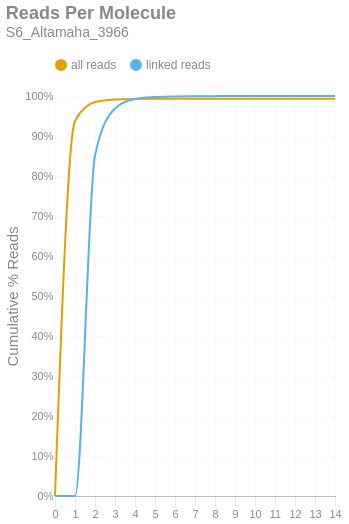

Notebook cell for this chart:
### Markdown cell above
### Reads per Molecule
This chart shows the cumulative distribution of the number of reads per linked molecule. That is, how many alignments are associated with a unique molecule. This excludes the number of reads associated with invalid or absent linked-read barcodes. The `linked` histogram is the percentages recalculated when disregarding singletons.

### Code cell
if SKIPLR:
    print_html(f"Skipped")
else:
    counts = np.bincount(valids['reads'].cast(pl.Int64).to_numpy())
    weighted = counts * np.arange(len(counts))
    all_perc = weighted / n_reads
    linked_perc = weighted / n_linked_reads
    linked_perc[1] = 0
    binned_df = pl.DataFrame({
        'readsper': list(range(len(counts))),
        'all reads (cumsum)': np.cumsum(all_perc).tolist(),
        'linked reads (cumsum)': np.cumsum(linked_perc).tolist(),
    })

    with SafeRender(binned_df):
        (
            density_plot(binned_df, 'Reads Per Molecule', samplename, 'readspmol')
            .encode(
                x=alt.X('readsper:O', title=None).axis(labelAngle=0).scale(padding=0),
                y=alt.Y('value:Q', title='Cumulative % Reads').axis(format='%').stack(False),
                color=alt.Color("key:N").scale(domain=["all reads", "linked reads"]),
                tooltip=[
                    alt.Tooltip("key:N", title="Data Type"),
                    alt.Tooltip("readsper:O", title="Reads Per Molecule"),
                    alt.Tooltip("value:Q", format=".2%", title="% Reads (Cum.)")
                ]            
            )
        ).display()

### Figure 1 — Vega-Lite specification as saved in the notebook (floating-point values rounded to 4 significant figures)
{"width": "container", "height": 400, "config": {"title": {"anchor": "start", "dy": -15, "fontSize": 18, "color": "#888888", "subtitleColor": "#888888", "subtitleFontSize": 14}, "arc": {"fill": "#0072B2"}, "axis": {"domainColor": "#888888", "domainWidth": 0.5, "gridWidth": 0.2, "grid": false, "titleFontWeight": 400, "titleFontSize": 15, "labelFontSize": 11, "labelColor": "#888888", "tickColor": "#888888", "tickWidth": 0.2, "titleColor": "#888888"}, "axisBand": {"grid": false}, "axisX": {"grid": true, "tickSize": 10, "domainCap": "round"}, "axisY": {"domain": false, "grid": true, "tickSize": 0, "domainCap": "round"}, "background": "transparent", "header": {"labelFontSize": 15, "labelColor": "#888888", "titleFontSize": 15, "titleFontWeight": 600, "titleColor": "#888888"}, "legend": {"labelFont": "sans-serif", "labelFontSize": 12, "labelColor": "#888888", "symbolSize": 100, "symbolType": "circle", "titleFontSize": 12, "titlePadding": 10, "titleColor": "#888888", "title": null, "orient": "top"}, "range": {"category": ["#E69F00", "#56B4E9", "#009E73", "#F0E442", "#0072B2", "#D55E00", "#CC79A7", "#000000"], "diverging": ["#cfe8f3", "#a2d4ec", "#73bfe2", "#46abdb", "#1696d2", "#12719e"]}, "area": {"fill": "#0072B2", "fillOpacity": 0.7, "line": true, "strokeOpacity": 0.7}, "line": {"color": "#0072B2", "stroke": "#0072B2", "strokeWidth": 2}, "trail": {"color": "#0072B2", "stroke": "#0072B2", "strokeWidth": 0, "size": 1}, "point": {"filled": true, "fillOpacity": 1.0, "size": 95}, "text": {"color": "#888888", "fontSize": 11, "align": "right", "fontWeight": 400, "size": 11}, "bar": {"fill": "#0072B2", "stroke": null}, "view": {"stroke": null, "continuousWidth": 660, "continuousHeight": 400}}, "data": {"name": "data-f6f3b8be11d1f948fbf479704f7d0b5c"}, "mark": {"type": "line", "interpolate": "monotone", "point": {"opacity": 0, "size": 275}}, "encoding": {"color": {"field": "key", "scale": {"domain": ["all reads", "linked reads"]}, "type": "nominal"}, "tooltip": [{"field": "key", "title": "Data Type", "type": "nominal"}, {"field": "readsper", "title": "Reads Per Molecule", "type": "ordinal"}, {"field": "value", "format": ".2%", "title": "% Reads (Cum.)", "type": "quantitative"}], "x": {"axis": {"labelAngle": 0}, "field": "readsper", "scale": {"padding": 0}, "title": null, "type": "ordinal"}, "y": {"axis": {"format": "%"}, "field": "value", "stack": false, "title": "Cumulative % Reads", "type": "quantitative"}}, "params": [{"name": "param_c36ac31b6afebe62", "select": {"type": "point", "fields": ["key"]}, "bind": "legend"}], "title": {"text": "Reads Per Molecule", "subtitle": "S6_Altamaha_3966"}, "transform": [{"fold": ["all reads (cumsum)", "linked reads (cumsum)"]}, {"calculate": "replace(datum.key, ' (cumsum)', '')", "as": "key"}, {"filter": {"param": "param_c36ac31b6afebe62"}}], "usermeta": {"embedOptions": {"downloadFileName": "S6_Altamaha_3966.readspmol"}}, "$schema": "https://vega.github.io/schema/vega-lite/v6.1.0.json", "datasets": {"data-f6f3b8be11d1f948fbf479704f7d0b5c": [{"readsper": 0, "all reads (cumsum)": 0.0, "linked reads (cumsum)": 0.0}, {"readsper": 1, "all reads (cumsum)": 0.9377, "linked reads (cumsum)": 0.0}, {"readsper": 2, "all reads (cumsum)": 0.9849, "linked reads (cumsum)": 0.8513}, {"readsper": 3, "all reads (cumsum)": 0.9914, "linked reads (cumsum)": 0.9687}, {"readsper": 4, "all reads (cumsum)": 0.9927, "linked reads (cumsum)": 0.9923}, {"readsper": 5, "all reads (cumsum)": 0.993, "linked reads (cumsum)": 0.9974}, {"readsper": 6, "all reads (cumsum)": 0.9931, "linked reads (cumsum)": 0.999}, {"readsper": 7, "all reads (cumsum)": 0.9931, "linked reads (cumsum)": 0.9994}, {"readsper": 8, "all reads (cumsum)": 0.9931, "linked reads (cumsum)": 0.9997}, {"readsper": 9, "all reads (cumsum)": 0.9931, "linked reads (cumsum)": 0.9999}, {"readsper": 10, "all reads (cumsum)": 0.9931, "linked reads (cumsum)": 0.9999}, {"readsper": 11, "all reads (cumsum)": 0.9931, "linked reads (cumsum)": 0.9999}, {"readsper": 12, "all reads (cumsum)": 0.9931, "linked reads (cumsum)": 0.9999}, {"readsper": 13, "all reads (cumsum)": 0.9931, "linked reads (cumsum)": 0.9999}, {"readsper": 14, "all reads (cumsum)": 0.9931, "linked reads (cumsum)": 1.0}]}}
